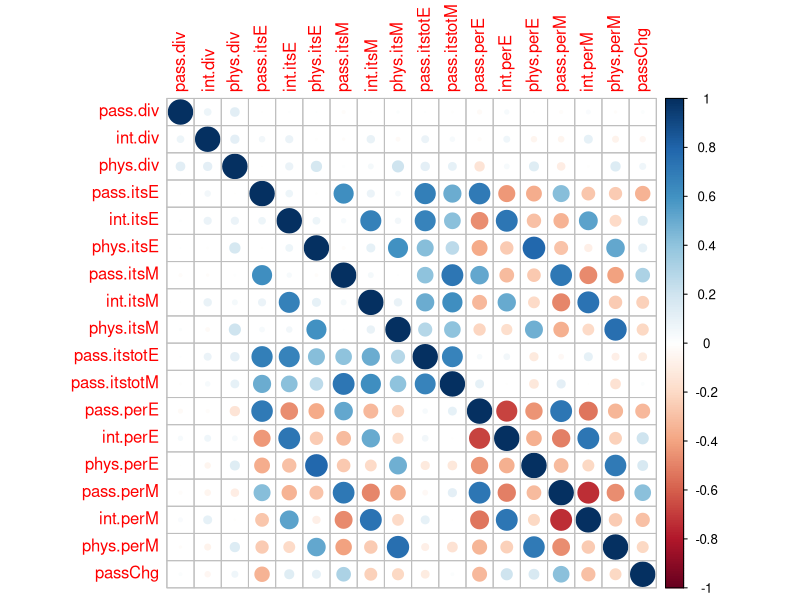
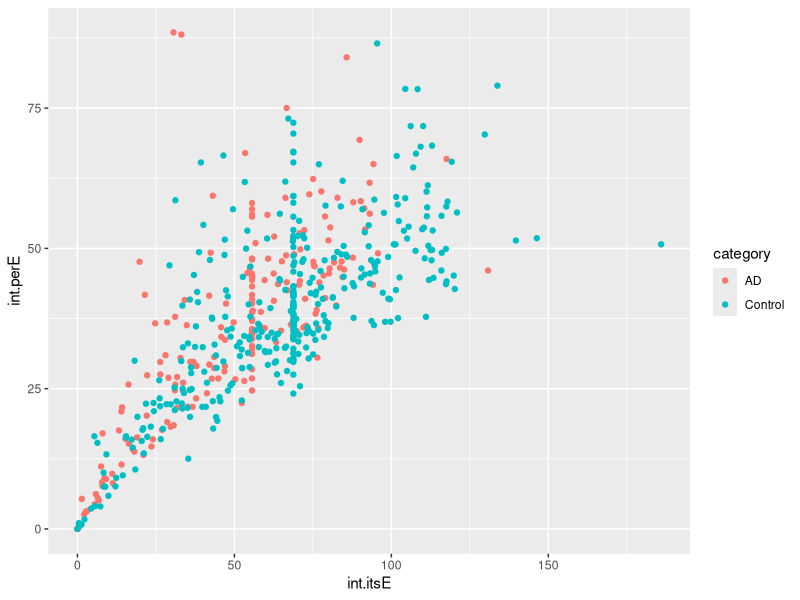
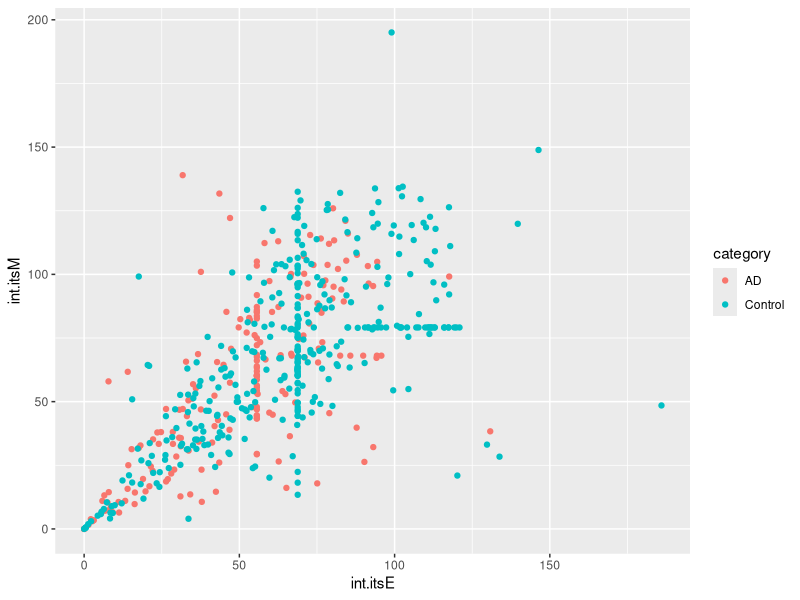
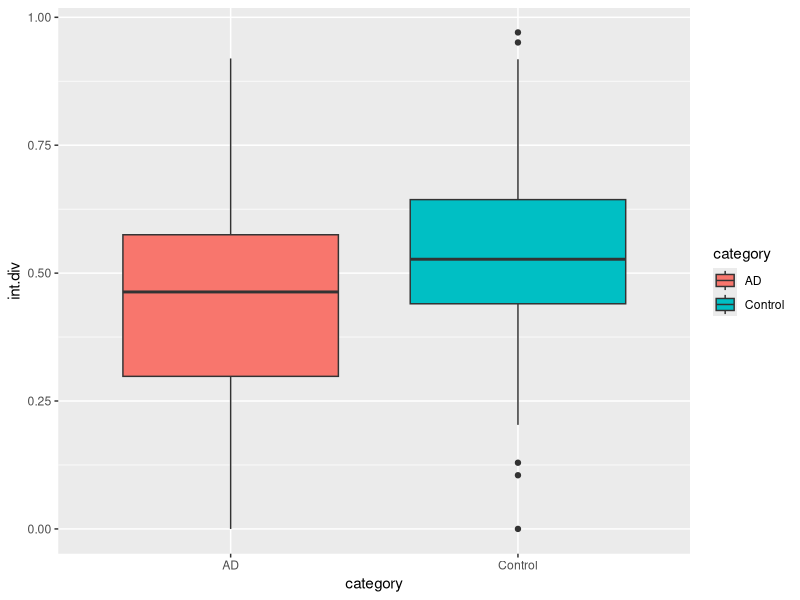
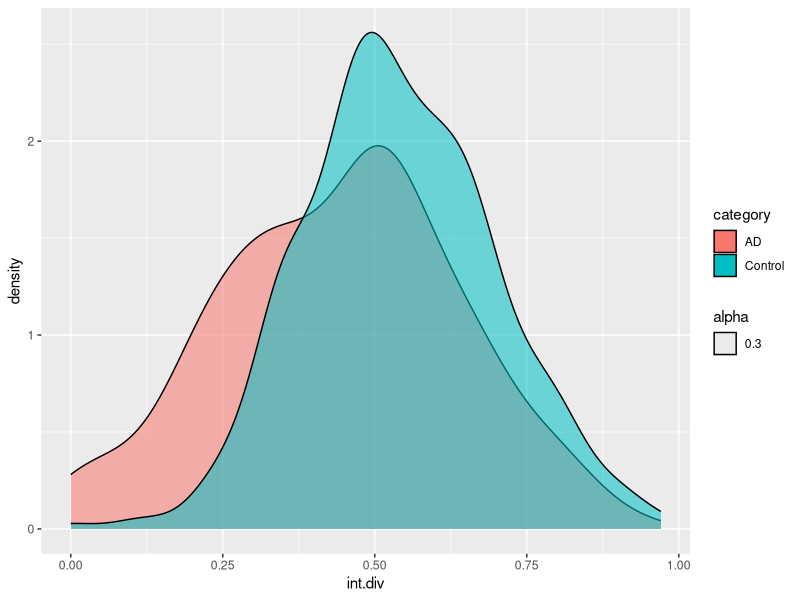
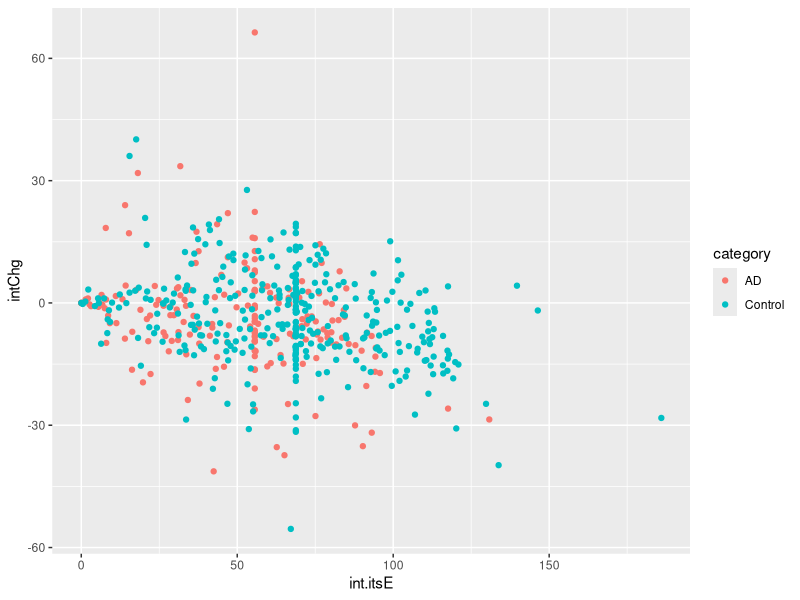
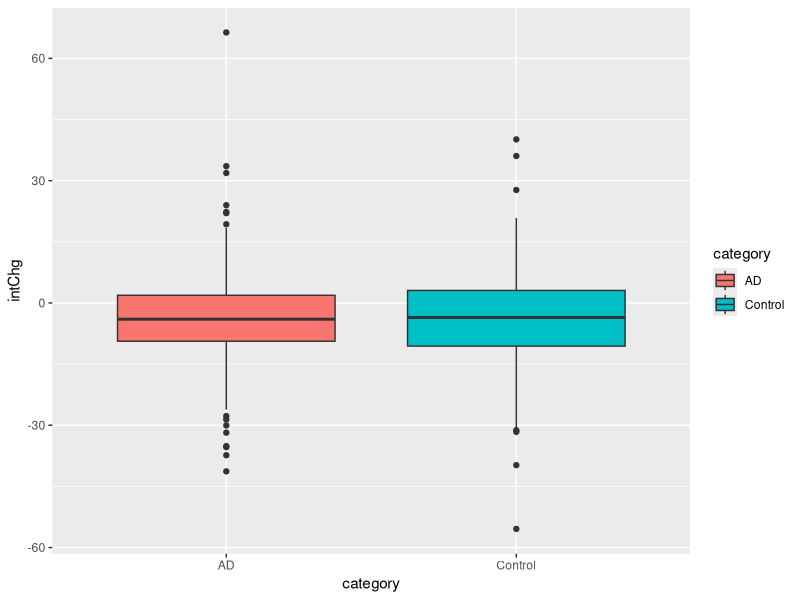

Here is the R script that generated these plots, in order:
## ---- chunk 1
knitr::opts_chunk$set(echo = TRUE)
## ---- chunk 2
library(dplyr)
library(corrplot)
library(ggplot2)
set.seed(100)
## ---- chunk 3
#generate age data for AD cases
age.m <- data.frame(rnorm(250, 72.2, 7.3))
age.f <- data.frame(rnorm(250, 72.7, 8.5))
names(age.m) <- "age"
names(age.f) <- "age"
summary(age.m) #summary of age for male AD cases
summary(age.f) #summary of age for female AD cases
age.m$gender <- "Male"
age.f$gender <- "Female"
dat1 <- rbind(age.m, age.f)
#sample age data
dat1 <- sample_n(dat1, 193)
dat1$category <- "AD"

##generate age data for AD controls
age.mc <- data.frame(rnorm(500, 71.7, 5.2))
age.fc <- data.frame(rnorm(500, 71, 6.4))
names(age.mc) <- "age"
names(age.fc) <- "age"
summary(age.mc) #summary of age for male control cases
summary(age.fc) #summary of age for female control cases
age.mc$gender <- "Male"
age.fc$gender <- "Female"
dat2 <- rbind(age.mc, age.fc)
#sample age data
dat2 <- sample_n(dat2, 358)
dat2$category <- "Control"
## ---- chunk 4
n <- 193
#diversity
pass.div <- rnorm(n, 0.84, 0.18)
int.div <- rnorm(n, 0.43, 0.19)
phys.div <- rnorm(n, 0.39, 0.22)
#replace negative values with zero
pass.div <- ifelse(pass.div<0, 0, pass.div)
int.div <- ifelse(int.div<0, 0, int.div)
phys.div <- ifelse(phys.div<0, 0, phys.div)

#early adulthood intensity
pass.itsE <- rnorm(n, 59.28, 50.27)
int.itsE <- rnorm(n, 55.63, 40.36)
phys.itsE <- rnorm(n, 32.06, 33.66)
#replace negative values with zero
pass.itsE <- ifelse(pass.itsE<0, 0, pass.itsE)
int.itsE <- ifelse(int.itsE<0, 0, int.itsE)
phys.itsE <- ifelse(phys.itsE<0, 0, phys.itsE)
#replace high numbers with mean + 1 SD
pass.itsE <- ifelse(pass.itsE>59.28+50.27, 59.28, pass.itsE)
int.itsE <- ifelse(int.itsE>55.63+40.36, 55.63, int.itsE)
phys.itsE <- ifelse(phys.itsE>32.06+33.66, 32.06, phys.itsE)
## ---- chunk 5
#middle adulthood intensity - adjusted for Alzheimer's category using early adulthood intensity
pass.itsM <- pass.itsE*rnorm(n, (98.9/59.28), ((68.82/98.9)+(50.27/59.28))/4)
int.itsM <- int.itsE*rnorm(n, (68.06/55.63), ((59.8/68.06)+(40.36/55.63))/4)
phys.itsM <- phys.itsE*rnorm(n, (38.12/32.06), ((38.13/38.12)+(33.66/32.06))/4)
#replace negative values with zero
pass.itsM <- ifelse(pass.itsM<0, 0, pass.itsM)
int.itsM <- ifelse(int.itsM<0, 0, int.itsM)
phys.itsM <- ifelse(phys.itsM<0, 0, phys.itsM)
#replace high numbers with mean + 1 SD
pass.itsM <- ifelse(pass.itsM>98.9+68.82, 98.9, pass.itsM)
int.itsM <- ifelse(int.itsM>68.06+59.8, 68.06, int.itsM)
phys.itsM <- ifelse(phys.itsM>38.12+38.13, 38.12, phys.itsM)

#cbind all AD features
dat1 <- cbind(pass.div, int.div, phys.div, pass.itsE, int.itsE, phys.itsE,
              pass.itsM, int.itsM, phys.itsM, dat1)
## ---- chunk 6
n <- 358
#diversity
pass.div <- rnorm(n, 0.91, 0.14)
int.div <- rnorm(n, 0.54, 0.16)
phys.div <- rnorm(n, 0.55, 0.22)
#replace negative values with zero
pass.div <- ifelse(pass.div<0, 0, pass.div)
int.div <- ifelse(int.div<0, 0, int.div)
phys.div <- ifelse(phys.div<0, 0, phys.div)

#early adulthood intensity
pass.itsE <- rnorm(n, 69.88, 55.71)
int.itsE <- rnorm(n, 68.79, 52.23)
phys.itsE <- rnorm(n, 33.97, 34.58)
#replace negative values with zero
pass.itsE <- ifelse(pass.itsE<0, 0, pass.itsE)
int.itsE <- ifelse(int.itsE<0, 0, int.itsE)
phys.itsE <- ifelse(phys.itsE<0, 0, phys.itsE)
#replace high numbers with mean + 1 SD
pass.itsE <- ifelse(pass.itsE>69.88+55.71, 69.88, pass.itsE)
int.itsE <- ifelse(int.itsE>68.79+52.23, 68.79, int.itsE)
phys.itsE <- ifelse(phys.itsE>34.58+33.97, 33.97, phys.itsE)
## ---- chunk 7
#middle adulthood intensity
pass.itsM <- pass.itsE*rnorm(n, (101.89/69.88), ((61.31/101.89)+(55.71/69.88))/4)
int.itsM <- int.itsE*rnorm(n, (79.14/68.79), ((55.66/79.14)+(52.23/68.79))/4)
phys.itsM <- phys.itsE*rnorm(n, (40.8/33.97), ((33.43/40.8)+(34.58/33.97))/4)
#replace negative values with zero
pass.itsM <- ifelse(pass.itsM<0, 0, pass.itsM)
int.itsM <- ifelse(int.itsM<0, 0, int.itsM)
phys.itsM <- ifelse(phys.itsM<0, 0, phys.itsM)
#replace high numbers with mean + 1 SD
pass.itsM <- ifelse(pass.itsM>101.89+61.31, 101.89, pass.itsM)
int.itsM <- ifelse(int.itsM>79.14+55.66, 79.14, int.itsM)
phys.itsM <- ifelse(phys.itsM>40.8+33.43, 40.8, phys.itsM)

#cbind all control features
dat2 <- cbind(pass.div, int.div, phys.div, pass.itsE, int.itsE, phys.itsE,
              pass.itsM, int.itsM, phys.itsM, dat2)

#rbind all features
dats <- rbind(dat1, dat2)
## ---- chunk 8
#replace all intensity/percent intensity with zeroes for zero diversity
dats$pass.itsE <- ifelse(dats$pass.div==0, 0, dats$pass.itsE)
dats$int.itsE <- ifelse(dats$int.div==0, 0, dats$int.itsE)
dats$phys.itsE <- ifelse(dats$phys.div==0, 0, dats$phys.itsE)
dats$pass.itsM <- ifelse(dats$pass.div==0, 0, dats$pass.itsM)
dats$int.itsM <- ifelse(dats$int.div==0, 0, dats$int.itsM)
dats$phys.itsM <- ifelse(dats$phys.div==0, 0, dats$phys.itsM)

#replace all zero intensity for non-zero diversity (0 hrs for 2 passive activities)
#pass intensity early
for (k in seq(nrow(dats))){
  if (dats$pass.div[k]!=0 && dats$pass.itsE[k]==0){
    while (dats$pass.itsE[k]==0){
      if (dats$category[k]=="AD"){
        dats$pass.itsE[k] <- rnorm(1, 59.28, 50.27)
        dats$pass.itsE[k] <- ifelse(dats$pass.itsE[k]<0, 0, dats$pass.itsE[k])
      } else {
        dats$pass.itsE[k] <- rnorm(1, 69.88, 55.71)
        dats$pass.itsE[k] <- ifelse(dats$pass.itsE[k]<0, 0, dats$pass.itsE[k])
      }
    }
  }
}

#int intensity early
for (k in seq(nrow(dats))){
  if (dats$int.div[k]!=0 && dats$int.itsE[k]==0){
    while (dats$int.itsE[k]==0){
      if (dats$category[k]=="AD"){
        dats$int.itsE[k] <- rnorm(1, 55.63, 40.36)
        dats$int.itsE[k] <- ifelse(dats$int.itsE[k]<0, 0, dats$int.itsE[k])
      } else {
        dats$int.itsE[k] <- rnorm(1, 68.79, 52.23)
        dats$int.itsE[k] <- ifelse(dats$int.itsE[k]<0, 0, dats$int.itsE[k])
      }
    }
  }
}

#phys intensity early
for (k in seq(nrow(dats))){
  if (dats$phys.div[k]!=0 && dats$phys.itsE[k]==0){
    while (dats$phys.itsE[k]==0){
      if (dats$category[k]=="AD"){
        dats$phys.itsE[k] <- rnorm(1, 32.06, 33.66)
        dats$phys.itsE[k] <- ifelse(dats$phys.itsE[k]<0, 0, dats$phys.itsE[k])
      } else {
        dats$phys.itsE[k] <- rnorm(1, 33.97, 34.58)
        dats$phys.itsE[k] <- ifelse(dats$phys.itsE[k]<0, 0, dats$phys.itsE[k])
      }
    }
  }
}

#pass intensity middle
for (k in seq(nrow(dats))){
  if (dats$pass.div[k]!=0 && dats$pass.itsM[k]==0){
    while (dats$pass.itsM[k]==0){
      if (dats$category[k]=="AD"){
        dats$pass.itsM[k] <- rnorm(1, 98.9, 68.82)
        dats$pass.itsM[k] <- ifelse(dats$pass.itsM[k]<0, 0, dats$pass.itsM[k])
      } else {
        dats$pass.itsM[k] <- rnorm(1, 101.89, 61.31)
        dats$pass.itsM[k] <- ifelse(dats$pass.itsM[k]<0, 0, dats$pass.itsM[k])
      }
    }
  }
}

#int intensity middle
for (k in seq(nrow(dats))){
  if (dats$int.div[k]!=0 && dats$int.itsM[k]==0){
    while (dats$int.itsM[k]==0){
      if (dats$category[k]=="AD"){
        dats$int.itsM[k] <- rnorm(1, 68.06, 59.8)
        dats$int.itsM[k] <- ifelse(dats$int.itsM[k]<0, 0, dats$int.itsM[k])
      } else {
        dats$int.itsM[k] <- rnorm(1, 79.14, 55.66)
        dats$int.itsM[k] <- ifelse(dats$int.itsM[k]<0, 0, dats$int.itsM[k])
      }
    }
  }
}

#phys intensity middle
for (k in seq(nrow(dats))){
  if (dats$phys.div[k]!=0 && dats$phys.itsM[k]==0){
    while (dats$phys.itsM[k]==0){
      if (dats$category[k]=="AD"){
        dats$phys.itsM[k] <- rnorm(1, 38.12, 38.13)
        dats$phys.itsM[k] <- ifelse(dats$phys.itsM[k]<0, 0, dats$phys.itsM[k])
      } else {
        dats$phys.itsM[k] <- rnorm(1, 40.8, 33.43)
        dats$phys.itsM[k] <- ifelse(dats$phys.itsM[k]<0, 0, dats$phys.itsM[k])
      }
    }
  }
}

#sum of all intensities to check for unrealistic values
dats$pass.itstotE <- dats$pass.itsE + dats$int.itsE + dats$phys.itsE
dats$pass.itstotM <- dats$pass.itsM + dats$int.itsM + dats$phys.itsM
## ---- chunk 9
#early adult percent intensity
dats$pass.perE <- 100*dats$pass.itsE / (dats$pass.itsE+dats$int.itsE+dats$phys.itsE)
dats$int.perE <- 100*dats$int.itsE / (dats$pass.itsE+dats$int.itsE+dats$phys.itsE)
dats$phys.perE <- 100*dats$phys.itsE / (dats$pass.itsE+dats$int.itsE+dats$phys.itsE)

#middle adult percent intensity
dats$pass.perM <- 100*dats$pass.itsM / (dats$pass.itsM+dats$int.itsM+dats$phys.itsM)
dats$int.perM <- 100*dats$int.itsM / (dats$pass.itsM+dats$int.itsM+dats$phys.itsM)
dats$phys.perM <- 100*dats$phys.itsM / (dats$pass.itsM+dats$int.itsM+dats$phys.itsM)

#pass percent difference
dats$passChg <- dats$pass.perM - dats$pass.perE
dats$intChg <- dats$int.perM - dats$int.perE
dats$physChg <- dats$phys.perM - dats$phys.perE

#reorganize columns
dats <- dats[, c(1:9, 13:23, 10:12)]
dats$gender <- factor(dats$gender)
dats$category <- factor(dats$category)

#summary
summary(dats)
## ---- chunk 10
#correlation plots
c <- cor(dats[,c(1:18)], use= "pairwise.complete.obs")
corrplot(c)

#scatter plots of correlated variables
g <- ggplot(dats)
#correlated data between intensity and percent intensity
g+geom_point(aes(x=int.itsE, y=int.perE, color=category))
#correlated data between early adulthood intensity and middle adulthood intensity
g+geom_point(aes(x=int.itsE, y=int.itsM, color=category))
#comparison of diversity between AD and control cases
g+geom_boxplot(aes(x=category, y=int.div, fill=category))
#comparison of diversity by density plot
g+geom_density(aes(x=int.div, fill=category, alpha=0.3))
#comparison of percent intensity changes from early to middle adulthood
g+geom_point(aes(x=int.itsE, y=intChg, color=category))
#comparison of percent intensity between AD and control cases
g+geom_boxplot(aes(x=category, y=intChg, fill=category))
## ---- chunk 11
#separate by category
subAlz <- filter(dats, category=="AD")
subCtr <- subset(dats, category=="Control")

#comparison of early adulthood intensity
t.test(subAlz$int.itsE, subCtr$int.itsE)
#comparison of early adulthood percent intensity
t.test(subAlz$int.perE, subCtr$int.perE)
#comparison of middle adulthood intensity
t.test(subAlz$int.itsM, subCtr$int.itsM)
#comparison of middle adulthood percent intensity
t.test(subAlz$int.perM, subCtr$int.perM)
#comparison of changes in percent intensity between AD and control cases
t.test(subAlz$intChg, subCtr$intChg)
